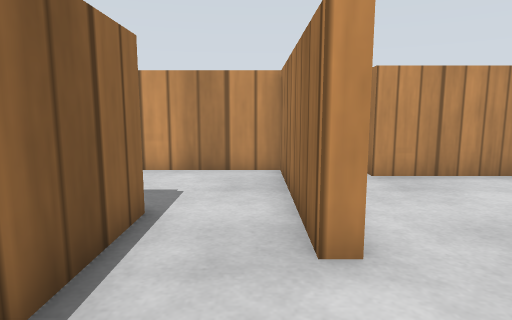
[1] (above)

17 first-person views from a walk through a Gazebo world. The camera is 0.29 m above the floor, tilts 8° down and sees 75° across. The floor is counted in squares, 0.2 m on a side. Each view is taken from the middle of a square. On the plan, view 1 faces up. The plan holds only what a view shows up to about 15 squares ahead; the rest is blank. The place goes on beyond the plan. Gazebo's built-in surfaces are drawn with simple patterns.

[2]
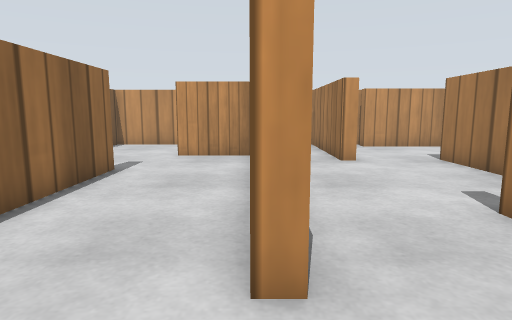

[3]
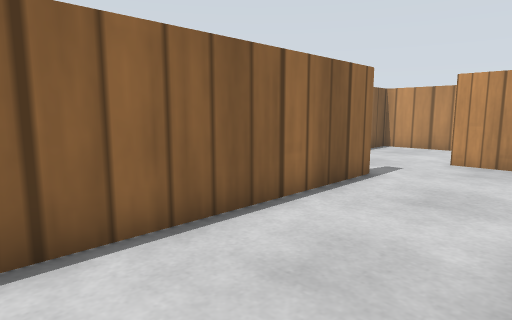

[4]
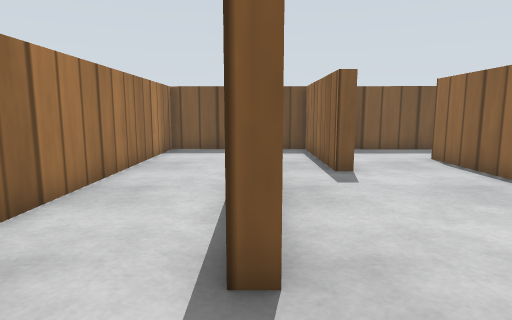

[5]
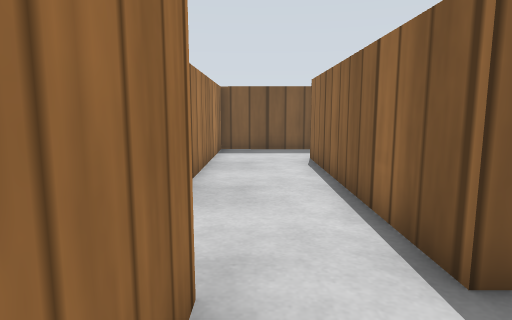

[6]
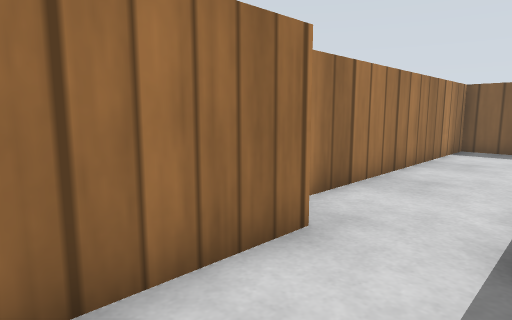

[7]
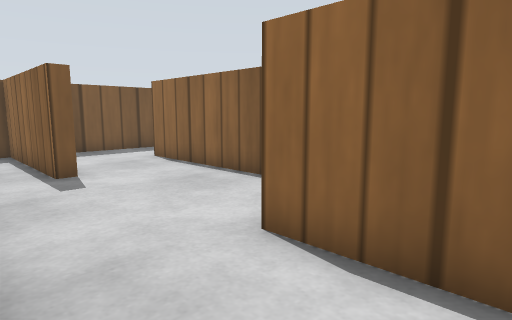

[8]
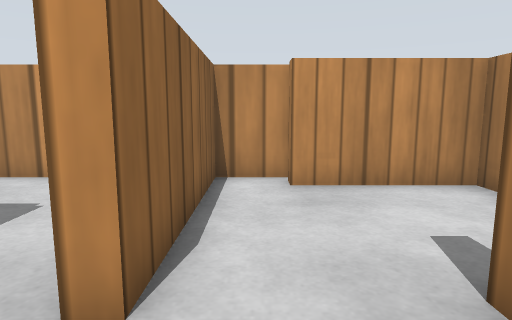

[9]
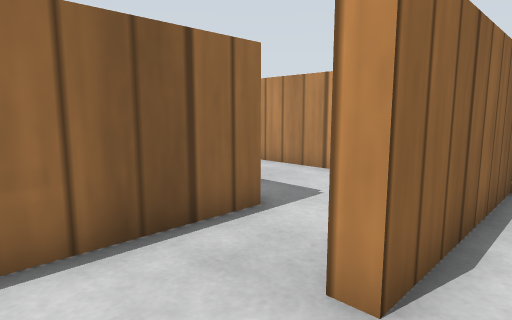

[10]
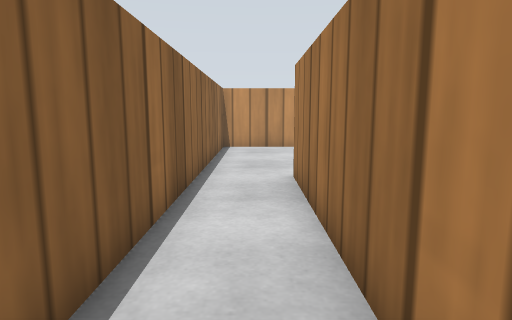

[11]
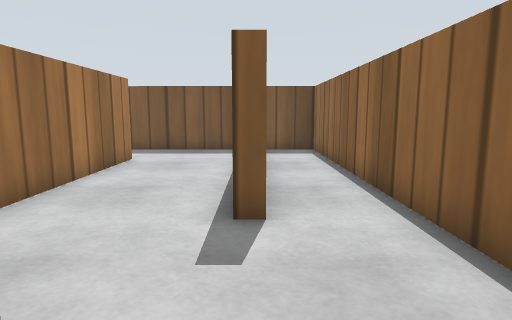

[12]
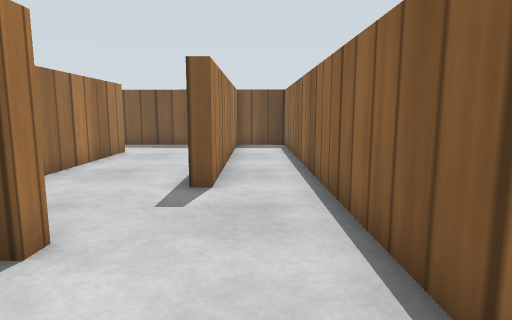

[13]
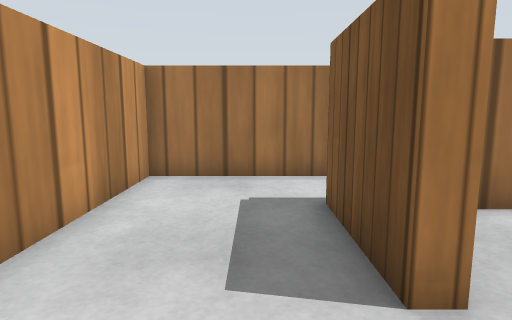

[14]
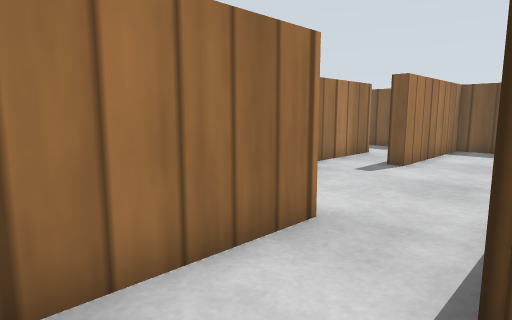

[15]
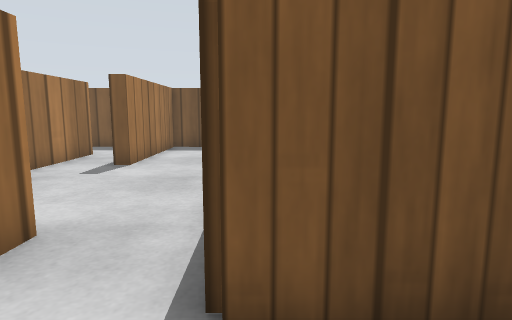

[16]
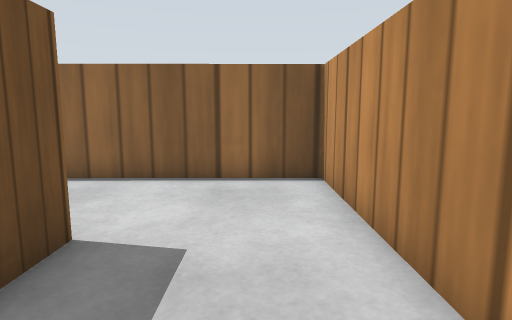

[17]
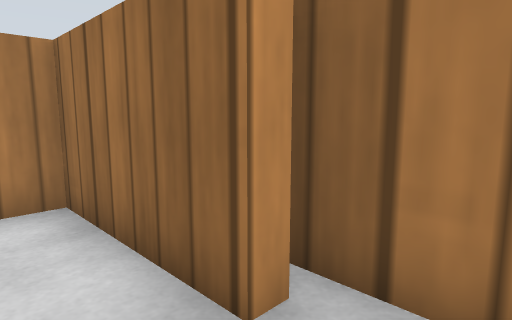

### Floor plan
Points are (right, up) in squares from view 1. A wall is a line through its corners. A room is listed if a view was taken in it or the views show most of it. See-through windows are left out.
Room 1 (views 1, 2, 3, 4, 5, 6, 7, 8, 9, 10, 11, 12, 13, 14, 15, 16, 17)
walls: (-2.1, 4.4) (-4.7, 4.4) (-4.7, 4.9) (-1.6, 4.9) (-1.6, -4.6) (-2.1, -4.6) (-2.1, 2.7); (3.8, 0.6) (3.8, 3.4) (4.2, 3.4) (4.2, -4.9); (3.8, -4.9) (3.8, -1.4); (-5.1, -7.4) (1.5, -7.4) (1.5, -2.3) (2, -2.3) (2, -7.4) (7.4, -7.5) (7.4, 4); (-6.1, -6.8) (-6.1, 1.6) (-5.7, 1.6) (-5.7, -5.6); (7, 3.6) (6.5, 3.6) (6.5, 7.6) (2.7, 7.6) (2.7, 8.1); (2.7, 8.5) (1.1, 8.5) (1.1, 3.2) (0.6, 3.2) (0.6, 8.5) (-8.4, 8.5) (-8.3, -7.3) (-6.4, -7.4)

Where each view was taken, in squares from view 1:
view 1: 0 up, 0 right, facing up
view 2: 7 down, 2 left, facing up
view 3: 6 down, 2 left, facing up-left
view 4: 6 up, 4 right, facing down
view 5: 6 up, 6 right, facing down
view 6: 7 up, 4 right, facing down-right
view 7: 6 up, 4 right, facing down-left
view 8: 1 up, 2 right, facing up
view 9: 1 up, 2 right, facing up-left
view 10: 6 down, 7 left, facing up
view 11: 6 up, 6 left, facing down
view 12: 8 up, 7 left, facing down
view 13: 6 up, 7 left, facing right
view 14: 7 up, 2 left, facing down-right
view 15: 7 up, 2 left, facing down
view 16: 7 up, 1 left, facing left
view 17: 2 up, 5 right, facing up-right
